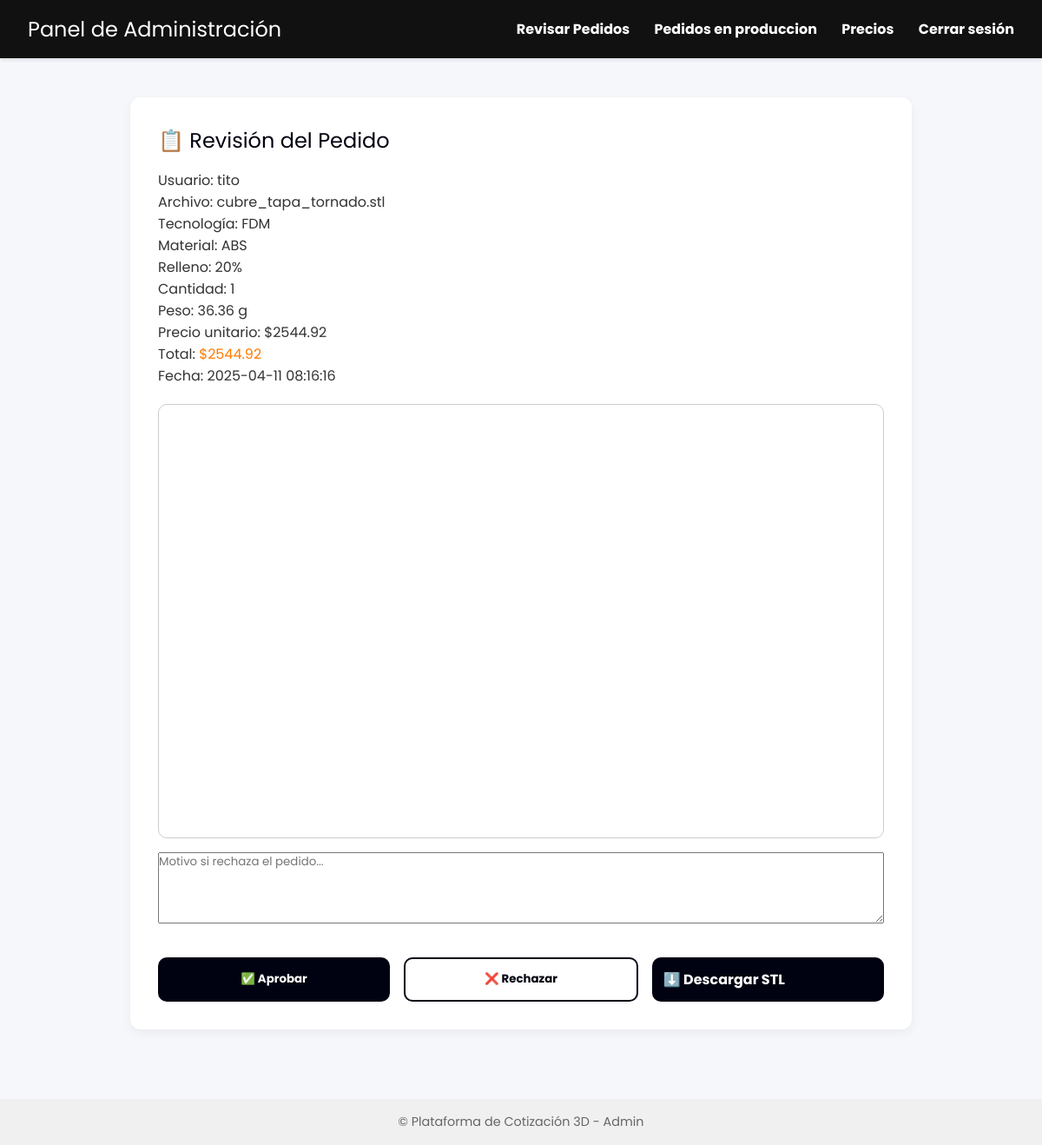
Page /admin/revision/1 (signed in) on the committed database.
### tables this page shows
CREATE TABLE pedidos (
            id INTEGER PRIMARY KEY AUTOINCREMENT,
            usuario TEXT,
            archivo TEXT,
            tecnologia TEXT,
            material TEXT,
            infill INTEGER,
            cantidad INTEGER,
            gramos REAL,
            minutos REAL,
            precio_unitario REAL,
            total REAL,
            fecha TEXT
        , estado TEXT DEFAULT 'pendiente', notificacion TEXT);

### app.py (the view)
@app.route("/admin/revision/<int:pedido_id>")
def revisar_pedido(pedido_id):
    if "admin" not in session:
        return redirect("/login_admin")
    conn = sqlite3.connect(DB)
    c = conn.cursor()
    c.execute("SELECT * FROM pedidos WHERE id = ?", (pedido_id,))
    pedido = c.fetchone()
    conn.close()
    if not pedido:
        return "Pedido no encontrado", 404
    return render_template("admin_revision.html", pedido=pedido)

### templates/admin_revision.html (shortened to what this page needs)
{% extends "base_admin.html" %}
{% block contenido %}
<section class="formulario-box" style="max-width: 900px; margin: auto;margin-top:80px">
    <h2>📋 Revisión del Pedido</h2>
     {% if pedido %}
    <div class="detalle-pedido">
        <p><strong>Usuario:</strong> {{ pedido[1] }}</p>
        <p><strong>Archivo:</strong> {{ pedido[2] }}</p>
        <p><strong>Tecnología:</strong> {{ pedido[3] }}</p>
        <p><strong>Material:</strong> {{ pedido[4] }}</p>
        <p><strong>Relleno:</strong> {{ pedido[5] }}%</p>
        <p><strong>Cantidad:</strong> {{ pedido[6] }}</p>
        <p><strong>Peso:</strong> {{ pedido[7] }} g</p>
        <p><strong>Precio unitario:</strong> ${{ pedido[9] }}</p>
        <p><strong>Total:</strong> <strong style="color: #FF7A00;">${{ pedido[10] }}</strong></p>
        <p><strong>Fecha:</strong> {{ pedido[11] }}</p>
    </div>
    <div id="visor3d" style="width: 100%; height: 500px; margin-top: 20px; border: 1px solid #ccc; border-radius: 10px;"></div>
    <form method="POST" action="/admin/revision/{{ pedido[0] }}">
        <textarea name="motivo" rows="4" placeholder="Motivo si rechaza el pedido..." style="width: 100%; margin-top: 1rem;"></textarea>
        <div style="margin-top: 1rem; display: flex; gap: 1rem;">
            <button name="accion" value="aprobar" class="btn-principal">✅ Aprobar</button>
            <button name="accion" value="rechazar" class="btn-secundario" style="background-color: #ffffff;">❌ Rechazar</button>
            <a href="{{ url_for('archivos_subidos', filename=pedido[2]) }}" download class="btn-principal" >⬇️ Descargar STL</a>
        </div>
    </form>
    {% else %}
    <p>⚠️ No se encontró el pedido.</p>
    {% endif %}
</section>
{% endblock %}

### static/style.css (style rules this page uses)
* { justify-items: stretch; margin: 0; padding: 0; box-sizing: border-box; font-family: 'Poppins', sans-serif; font-weight: 400; font-style: normal; text-decoration: none; }
body { background: #f5f7fb; color: #333; }
.formulario-box { background: white; padding: 2rem; border-radius: 12px; flex: 1 1 60%; min-width: 300px; box-shadow: 0 4px 12px rgba(0,0,0,0.05); }
h2, h3 { margin-bottom: 1rem; color: #000111; }
.btn-principal { background-color: #000111; color: white; padding: 0.8rem; border: none; border-radius: 10px; font-weight: bold; cursor: pointer; transition: background-color 0.3s; margin-top: 1rem; width: 100%; }
.btn-secundario { background-color: white; border: 2px solid #000111; color: #000111; padding: 0.8rem; border-radius: 10px; font-weight: bold; cursor: pointer; margin-top: 1rem; width: 100%; transition: background-color 0.3s; }

### rows in the picture
pedidos: usuario "tito", archivo "cubre_tapa_tornado.stl", tecnologia "FDM", material "ABS", infill "20", cantidad "1", gramos "36.36", precio_unitario "2544.92", total "2544.92", fecha "2025-04-11 08:16:16"
